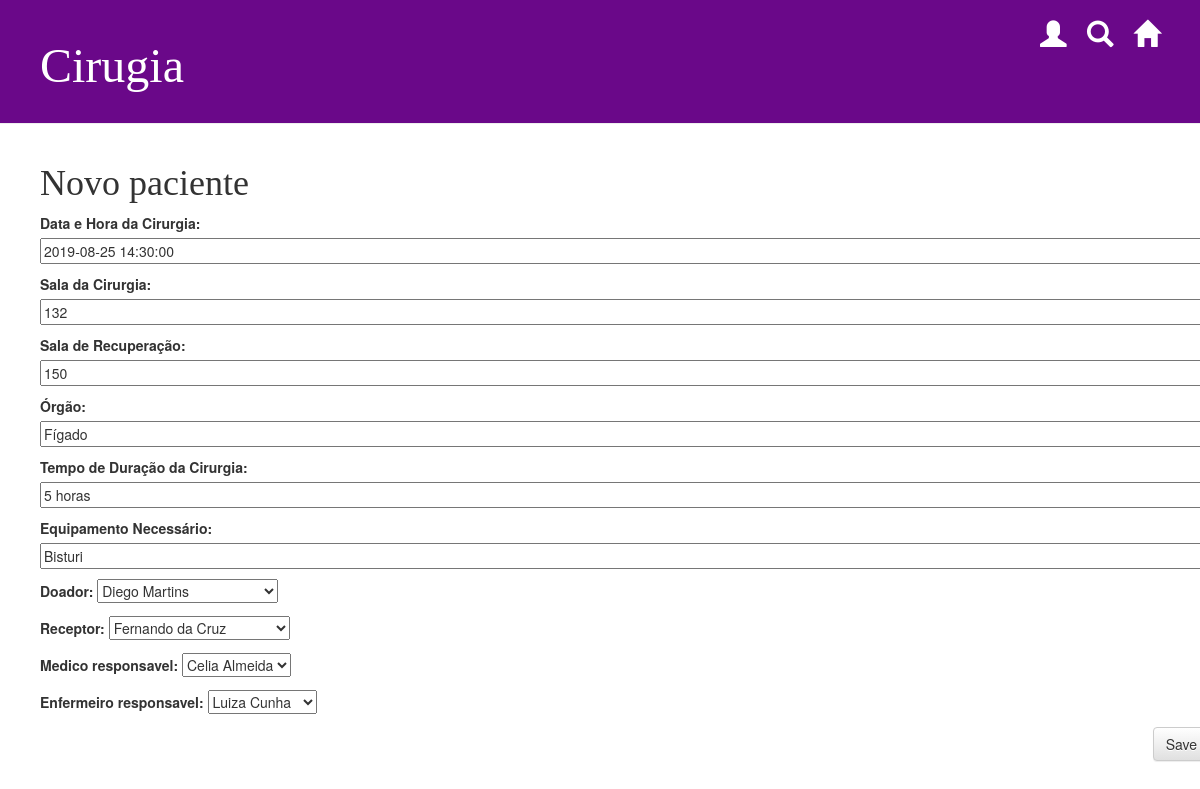
The page /cirurgia/1/edit/ on the database its author committed.
### transplante/models.py (models this page shows)
class Cirurgia(models.Model):
		data_hora = models.DateTimeField(max_length=30, default = '', verbose_name='Data e Hora da Cirurgia')
		sala_cirurgia = models.CharField(max_length=15, default = '', verbose_name='Sala da Cirurgia')
		sala_recuperacao = models.CharField(max_length=15, default = '', verbose_name='Sala de Recuperação')
		orgao = models.CharField(max_length=20, default = '', verbose_name='Órgão')
		tempo_duracao = models.CharField(max_length=30, default = '', verbose_name='Tempo de Duração da Cirurgia')
		equipamento = models.CharField(max_length=100, default = '', verbose_name='Equipamento Necessário')
		doador = models.ForeignKey('Paciente', on_delete=models.PROTECT, null=True, related_name = 'doador')
		receptor = models.ForeignKey('Paciente', on_delete=models.PROTECT, null=True, related_name = 'receptor')
		medico_responsavel = models.ForeignKey('Clinico', on_delete=models.PROTECT, null=True, related_name = 'medico')
		enfermeiro_responsavel = models.ForeignKey('Clinico', on_delete=models.PROTECT, null=True, related_name = 'enfermeiro')

### transplante/views.py (the view)
# urls.py: path('cirurgia/<int:pk>/edit/', views.cirurgias_edit, name='cirurgias_edit'),
def cirurgias_edit(request,pk):
     cirurgia = get_object_or_404(Cirurgia, pk=pk)
     if request.method == "POST":
         form = CirurgiaForm(request.POST, instance=cirurgia)
         if form.is_valid():
             cirurgia = form.save(commit=False)
             cirurgia.author = request.user
             cirurgia.save()
             return redirect('cirurgias_detail', pk=cirurgia.pk)
     else:
         form = CirurgiaForm(instance=cirurgia)
     return render(request, 'transplante/cirurgias_edit.html', {'form': form})

### transplante/forms.py
class CirurgiaForm(forms.ModelForm):
    class Meta:
        model = Cirurgia
        fields = ('data_hora', 'sala_cirurgia', 'sala_recuperacao', 'orgao', 'tempo_duracao', 'equipamento', 'doador', 'receptor', 'medico_responsavel', 'enfermeiro_responsavel')

### transplante/models.py (called while the page is built)
		def __str__(self):
		    return self.nome

### transplante/templates/transplante/cirurgias_edit.html (shortened to what this page needs)
{% load staticfiles %}
<html>
    <head>
        <link rel="stylesheet" href="//maxcdn.bootstrapcdn.com/bootstrap/3.2.0/css/bootstrap.min.css">
        <link rel="stylesheet" href="//maxcdn.bootstrapcdn.com/bootstrap/3.2.0/css/bootstrap-theme.min.css">
        <link rel="stylesheet" href="{% static 'css/home.css' %}">
    </head>
    <body>
   <div class="page-header">
			<a href="/" class="top-menu"><span class="glyphicon glyphicon-home"></span></a>
			<a href="/" class="top-menu"><span class="glyphicon glyphicon-search"></span></a>
			<a href="/" class="top-menu"><span class="glyphicon glyphicon-user"></span></a>
            <h1>Cirugia</h1>
        </div>
    <div class="content container">
        <div class="row">
            <div>
    <h1>Novo paciente</h1>
    <form method="POST" class="post-form">{% csrf_token %}
        {{ form.as_p }}
        <button type="submit" class="save btn btn-default">Save</button>
    </form>
            </div>
        </div>
    </div>
</body>
</html>

### transplante/static/css/home.css (style rules this page uses)
.page-header { background-color: #6A0889; margin-top: 0; padding: 20px 20px 20px 40px; }
.page-header h1, .page-header h1 a, .page-header h1 a:visited, .page-header h1 a:active { color: #ffffff; font-size: 36pt; text-decoration: none; }
.content { margin-left: 40px; }
h1, h2, h3, h4 { font-family: 'Georgia'; }
.save { float: right; }
.post-form textarea, .post-form input { width: 100%; }
.top-menu, .top-menu:hover, .top-menu:visited { color: #ffffff; float: right; font-size: 20pt; margin-right: 20px; }

### rows shown on the page
Cirurgia: data_hora "2019-08-25 14:30:00", sala_cirurgia "132", sala_recuperacao "150", orgao "Fígado", tempo_duracao "5 horas", equipamento "Bisturi", doador "Diego Martins", receptor "Fernando da Cruz", medico_responsavel "Celia Almeida", enfermeiro_responsavel "Luiza Cunha"
